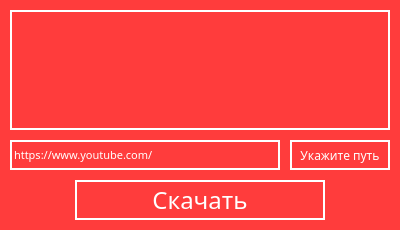
<?xml version="1.0" encoding="UTF-8"?>
<ui version="4.0">
 <class>Form</class>
 <widget class="QWidget" name="Form">
  <property name="geometry">
   <rect>
    <x>0</x>
    <y>0</y>
    <width>400</width>
    <height>230</height>
   </rect>
  </property>
  <property name="minimumSize">
   <size>
    <width>400</width>
    <height>230</height>
   </size>
  </property>
  <property name="maximumSize">
   <size>
    <width>400</width>
    <height>230</height>
   </size>
  </property>
  <property name="windowTitle">
   <string>Form</string>
  </property>
  <property name="styleSheet">
   <string notr="true">background-color: rgb(255, 60, 60);</string>
  </property>
  <widget class="QPushButton" name="btn_download">
   <property name="geometry">
    <rect>
     <x>75</x>
     <y>180</y>
     <width>250</width>
     <height>40</height>
    </rect>
   </property>
   <property name="minimumSize">
    <size>
     <width>250</width>
     <height>40</height>
    </size>
   </property>
   <property name="maximumSize">
    <size>
     <width>250</width>
     <height>40</height>
    </size>
   </property>
   <property name="font">
    <font>
     <family>Arial Black</family>
     <pointsize>18</pointsize>
    </font>
   </property>
   <property name="styleSheet">
    <string notr="true">QPushButton {
border: 2px solid #ffffff;
color: #ffffff;
}
QPushButton:hover {
border: 2px solid #ffffff;
color: #ffffff;
background-color: rgb(255, 100, 100);
}
QPushButton:pressed {
border: 2px solid red;
color: #ffffff;
background-color: red;
}
</string>
   </property>
   <property name="text">
    <string>Скачать</string>
   </property>
  </widget>
  <widget class="QPushButton" name="btn_path">
   <property name="geometry">
    <rect>
     <x>290</x>
     <y>140</y>
     <width>100</width>
     <height>30</height>
    </rect>
   </property>
   <property name="minimumSize">
    <size>
     <width>100</width>
     <height>30</height>
    </size>
   </property>
   <property name="maximumSize">
    <size>
     <width>100</width>
     <height>30</height>
    </size>
   </property>
   <property name="font">
    <font>
     <family>Arial Black</family>
     <pointsize>9</pointsize>
    </font>
   </property>
   <property name="styleSheet">
    <string notr="true">QPushButton {
border: 2px solid #ffffff;
color: #ffffff;
}
QPushButton:hover {
border: 2px solid #ffffff;
color: #ffffff;
background-color: rgb(255, 100, 100);
}
QPushButton:pressed {
border: 2px solid red;
color: #ffffff;
background-color: red;
}
</string>
   </property>
   <property name="text">
    <string>Укажите путь</string>
   </property>
  </widget>
  <widget class="QLineEdit" name="line_link">
   <property name="geometry">
    <rect>
     <x>10</x>
     <y>140</y>
     <width>270</width>
     <height>30</height>
    </rect>
   </property>
   <property name="minimumSize">
    <size>
     <width>270</width>
     <height>30</height>
    </size>
   </property>
   <property name="maximumSize">
    <size>
     <width>270</width>
     <height>30</height>
    </size>
   </property>
   <property name="font">
    <font>
     <family>Arial Black</family>
     <pointsize>8</pointsize>
    </font>
   </property>
   <property name="styleSheet">
    <string notr="true">border: 2px solid #ffffff;
color: #ffffff;</string>
   </property>
   <property name="text">
    <string>https://www.youtube.com/</string>
   </property>
  </widget>
  <widget class="QPlainTextEdit" name="plainTextEdit">
   <property name="geometry">
    <rect>
     <x>10</x>
     <y>10</y>
     <width>380</width>
     <height>120</height>
    </rect>
   </property>
   <property name="minimumSize">
    <size>
     <width>380</width>
     <height>120</height>
    </size>
   </property>
   <property name="maximumSize">
    <size>
     <width>380</width>
     <height>80</height>
    </size>
   </property>
   <property name="font">
    <font>
     <family>Arial Black</family>
     <pointsize>10</pointsize>
    </font>
   </property>
   <property name="styleSheet">
    <string notr="true">border: 2px solid #ffffff;
color: #ffffff;</string>
   </property>
  </widget>
 </widget>
 <resources/>
 <connections/>
</ui>
